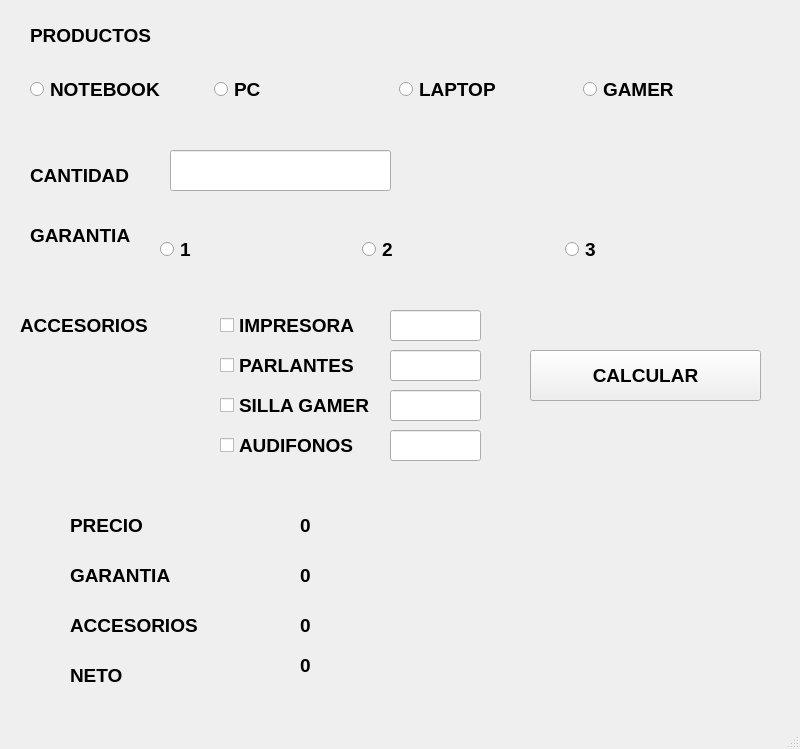
<?xml version="1.0" encoding="UTF-8"?>
<ui version="4.0">
 <class>MainWindow</class>
 <widget class="QMainWindow" name="MainWindow">
  <property name="geometry">
   <rect>
    <x>0</x>
    <y>0</y>
    <width>800</width>
    <height>749</height>
   </rect>
  </property>
  <property name="windowTitle">
   <string>MainWindow</string>
  </property>
  <widget class="QWidget" name="centralwidget">
   <widget class="QLabel" name="label">
    <property name="geometry">
     <rect>
      <x>30</x>
      <y>10</y>
      <width>221</width>
      <height>51</height>
     </rect>
    </property>
    <property name="font">
     <font>
      <pointsize>14</pointsize>
      <weight>75</weight>
      <bold>true</bold>
     </font>
    </property>
    <property name="text">
     <string>PRODUCTOS</string>
    </property>
   </widget>
   <widget class="QWidget" name="horizontalLayoutWidget">
    <property name="geometry">
     <rect>
      <x>30</x>
      <y>50</y>
      <width>731</width>
      <height>80</height>
     </rect>
    </property>
    <layout class="QHBoxLayout" name="horizontalLayout">
     <item>
      <widget class="QRadioButton" name="rbtnotebook">
       <property name="font">
        <font>
         <pointsize>14</pointsize>
         <weight>75</weight>
         <bold>true</bold>
        </font>
       </property>
       <property name="text">
        <string>NOTEBOOK</string>
       </property>
      </widget>
     </item>
     <item>
      <widget class="QRadioButton" name="rbtpc">
       <property name="font">
        <font>
         <pointsize>14</pointsize>
         <weight>75</weight>
         <bold>true</bold>
        </font>
       </property>
       <property name="text">
        <string>PC</string>
       </property>
      </widget>
     </item>
     <item>
      <widget class="QRadioButton" name="rbtlaptop">
       <property name="font">
        <font>
         <pointsize>14</pointsize>
         <weight>75</weight>
         <bold>true</bold>
        </font>
       </property>
       <property name="text">
        <string>LAPTOP</string>
       </property>
      </widget>
     </item>
     <item>
      <widget class="QRadioButton" name="rbtgamer">
       <property name="font">
        <font>
         <pointsize>14</pointsize>
         <weight>75</weight>
         <bold>true</bold>
        </font>
       </property>
       <property name="text">
        <string>GAMER</string>
       </property>
      </widget>
     </item>
    </layout>
   </widget>
   <widget class="QLabel" name="label_2">
    <property name="geometry">
     <rect>
      <x>30</x>
      <y>150</y>
      <width>221</width>
      <height>51</height>
     </rect>
    </property>
    <property name="font">
     <font>
      <pointsize>14</pointsize>
      <weight>75</weight>
      <bold>true</bold>
     </font>
    </property>
    <property name="text">
     <string>CANTIDAD</string>
    </property>
   </widget>
   <widget class="QLineEdit" name="txtcantidad">
    <property name="geometry">
     <rect>
      <x>170</x>
      <y>150</y>
      <width>221</width>
      <height>41</height>
     </rect>
    </property>
    <property name="font">
     <font>
      <pointsize>14</pointsize>
      <weight>75</weight>
      <bold>true</bold>
     </font>
    </property>
   </widget>
   <widget class="QLabel" name="label_3">
    <property name="geometry">
     <rect>
      <x>30</x>
      <y>210</y>
      <width>221</width>
      <height>51</height>
     </rect>
    </property>
    <property name="font">
     <font>
      <pointsize>14</pointsize>
      <weight>75</weight>
      <bold>true</bold>
     </font>
    </property>
    <property name="text">
     <string>GARANTIA</string>
    </property>
   </widget>
   <widget class="QWidget" name="horizontalLayoutWidget_2">
    <property name="geometry">
     <rect>
      <x>160</x>
      <y>210</y>
      <width>601</width>
      <height>80</height>
     </rect>
    </property>
    <layout class="QHBoxLayout" name="horizontalLayout_2">
     <item>
      <widget class="QRadioButton" name="rbt1">
       <property name="font">
        <font>
         <pointsize>14</pointsize>
         <weight>75</weight>
         <bold>true</bold>
        </font>
       </property>
       <property name="text">
        <string>1</string>
       </property>
      </widget>
     </item>
     <item>
      <widget class="QRadioButton" name="rbt2">
       <property name="font">
        <font>
         <pointsize>14</pointsize>
         <weight>75</weight>
         <bold>true</bold>
        </font>
       </property>
       <property name="text">
        <string>2</string>
       </property>
      </widget>
     </item>
     <item>
      <widget class="QRadioButton" name="rbt3">
       <property name="font">
        <font>
         <pointsize>14</pointsize>
         <weight>75</weight>
         <bold>true</bold>
        </font>
       </property>
       <property name="text">
        <string>3</string>
       </property>
      </widget>
     </item>
    </layout>
   </widget>
   <widget class="QLabel" name="label_4">
    <property name="geometry">
     <rect>
      <x>20</x>
      <y>300</y>
      <width>221</width>
      <height>51</height>
     </rect>
    </property>
    <property name="font">
     <font>
      <pointsize>14</pointsize>
      <weight>75</weight>
      <bold>true</bold>
     </font>
    </property>
    <property name="text">
     <string>ACCESORIOS</string>
    </property>
   </widget>
   <widget class="QCheckBox" name="chkimpresora">
    <property name="geometry">
     <rect>
      <x>220</x>
      <y>310</y>
      <width>151</width>
      <height>31</height>
     </rect>
    </property>
    <property name="font">
     <font>
      <pointsize>14</pointsize>
      <weight>75</weight>
      <bold>true</bold>
     </font>
    </property>
    <property name="text">
     <string>IMPRESORA</string>
    </property>
   </widget>
   <widget class="QLineEdit" name="txtimpresora">
    <property name="geometry">
     <rect>
      <x>390</x>
      <y>310</y>
      <width>91</width>
      <height>31</height>
     </rect>
    </property>
    <property name="font">
     <font>
      <pointsize>14</pointsize>
      <weight>75</weight>
      <bold>true</bold>
     </font>
    </property>
   </widget>
   <widget class="QCheckBox" name="chkparlantes">
    <property name="geometry">
     <rect>
      <x>220</x>
      <y>350</y>
      <width>151</width>
      <height>31</height>
     </rect>
    </property>
    <property name="font">
     <font>
      <pointsize>14</pointsize>
      <weight>75</weight>
      <bold>true</bold>
     </font>
    </property>
    <property name="text">
     <string>PARLANTES</string>
    </property>
   </widget>
   <widget class="QLineEdit" name="txtparlantes">
    <property name="geometry">
     <rect>
      <x>390</x>
      <y>350</y>
      <width>91</width>
      <height>31</height>
     </rect>
    </property>
    <property name="font">
     <font>
      <pointsize>14</pointsize>
      <weight>75</weight>
      <bold>true</bold>
     </font>
    </property>
   </widget>
   <widget class="QCheckBox" name="chksilla">
    <property name="geometry">
     <rect>
      <x>220</x>
      <y>390</y>
      <width>151</width>
      <height>31</height>
     </rect>
    </property>
    <property name="font">
     <font>
      <pointsize>14</pointsize>
      <weight>75</weight>
      <bold>true</bold>
     </font>
    </property>
    <property name="text">
     <string>SILLA GAMER</string>
    </property>
   </widget>
   <widget class="QLineEdit" name="txtsilla">
    <property name="geometry">
     <rect>
      <x>390</x>
      <y>390</y>
      <width>91</width>
      <height>31</height>
     </rect>
    </property>
    <property name="font">
     <font>
      <pointsize>14</pointsize>
      <weight>75</weight>
      <bold>true</bold>
     </font>
    </property>
   </widget>
   <widget class="QCheckBox" name="chkaudifonos">
    <property name="geometry">
     <rect>
      <x>220</x>
      <y>430</y>
      <width>151</width>
      <height>31</height>
     </rect>
    </property>
    <property name="font">
     <font>
      <pointsize>14</pointsize>
      <weight>75</weight>
      <bold>true</bold>
     </font>
    </property>
    <property name="text">
     <string>AUDIFONOS</string>
    </property>
   </widget>
   <widget class="QLineEdit" name="txtaudifonos">
    <property name="geometry">
     <rect>
      <x>390</x>
      <y>430</y>
      <width>91</width>
      <height>31</height>
     </rect>
    </property>
    <property name="font">
     <font>
      <pointsize>14</pointsize>
      <weight>75</weight>
      <bold>true</bold>
     </font>
    </property>
   </widget>
   <widget class="QLabel" name="label_5">
    <property name="geometry">
     <rect>
      <x>70</x>
      <y>500</y>
      <width>221</width>
      <height>51</height>
     </rect>
    </property>
    <property name="font">
     <font>
      <pointsize>14</pointsize>
      <weight>75</weight>
      <bold>true</bold>
     </font>
    </property>
    <property name="text">
     <string>PRECIO</string>
    </property>
   </widget>
   <widget class="QLabel" name="label_6">
    <property name="geometry">
     <rect>
      <x>70</x>
      <y>550</y>
      <width>221</width>
      <height>51</height>
     </rect>
    </property>
    <property name="font">
     <font>
      <pointsize>14</pointsize>
      <weight>75</weight>
      <bold>true</bold>
     </font>
    </property>
    <property name="text">
     <string>GARANTIA</string>
    </property>
   </widget>
   <widget class="QLabel" name="label_7">
    <property name="geometry">
     <rect>
      <x>70</x>
      <y>600</y>
      <width>221</width>
      <height>51</height>
     </rect>
    </property>
    <property name="font">
     <font>
      <pointsize>14</pointsize>
      <weight>75</weight>
      <bold>true</bold>
     </font>
    </property>
    <property name="text">
     <string>ACCESORIOS</string>
    </property>
   </widget>
   <widget class="QLabel" name="label_8">
    <property name="geometry">
     <rect>
      <x>70</x>
      <y>650</y>
      <width>221</width>
      <height>51</height>
     </rect>
    </property>
    <property name="font">
     <font>
      <pointsize>14</pointsize>
      <weight>75</weight>
      <bold>true</bold>
     </font>
    </property>
    <property name="text">
     <string>NETO</string>
    </property>
   </widget>
   <widget class="QLabel" name="lblprecio">
    <property name="geometry">
     <rect>
      <x>300</x>
      <y>500</y>
      <width>221</width>
      <height>51</height>
     </rect>
    </property>
    <property name="font">
     <font>
      <pointsize>14</pointsize>
      <weight>75</weight>
      <bold>true</bold>
     </font>
    </property>
    <property name="text">
     <string>0</string>
    </property>
   </widget>
   <widget class="QLabel" name="lblgarantia">
    <property name="geometry">
     <rect>
      <x>300</x>
      <y>550</y>
      <width>221</width>
      <height>51</height>
     </rect>
    </property>
    <property name="font">
     <font>
      <pointsize>14</pointsize>
      <weight>75</weight>
      <bold>true</bold>
     </font>
    </property>
    <property name="text">
     <string>0</string>
    </property>
   </widget>
   <widget class="QLabel" name="lblaccesorios">
    <property name="geometry">
     <rect>
      <x>300</x>
      <y>600</y>
      <width>221</width>
      <height>51</height>
     </rect>
    </property>
    <property name="font">
     <font>
      <pointsize>14</pointsize>
      <weight>75</weight>
      <bold>true</bold>
     </font>
    </property>
    <property name="text">
     <string>0</string>
    </property>
   </widget>
   <widget class="QLabel" name="lblneto">
    <property name="geometry">
     <rect>
      <x>300</x>
      <y>640</y>
      <width>221</width>
      <height>51</height>
     </rect>
    </property>
    <property name="font">
     <font>
      <pointsize>14</pointsize>
      <weight>75</weight>
      <bold>true</bold>
     </font>
    </property>
    <property name="text">
     <string>0</string>
    </property>
   </widget>
   <widget class="QPushButton" name="btncalcular">
    <property name="geometry">
     <rect>
      <x>530</x>
      <y>350</y>
      <width>231</width>
      <height>51</height>
     </rect>
    </property>
    <property name="font">
     <font>
      <pointsize>14</pointsize>
      <weight>75</weight>
      <bold>true</bold>
     </font>
    </property>
    <property name="text">
     <string>CALCULAR</string>
    </property>
   </widget>
  </widget>
  <widget class="QMenuBar" name="menubar">
   <property name="geometry">
    <rect>
     <x>0</x>
     <y>0</y>
     <width>800</width>
     <height>21</height>
    </rect>
   </property>
  </widget>
  <widget class="QStatusBar" name="statusbar"/>
 </widget>
 <resources/>
 <connections/>
</ui>
